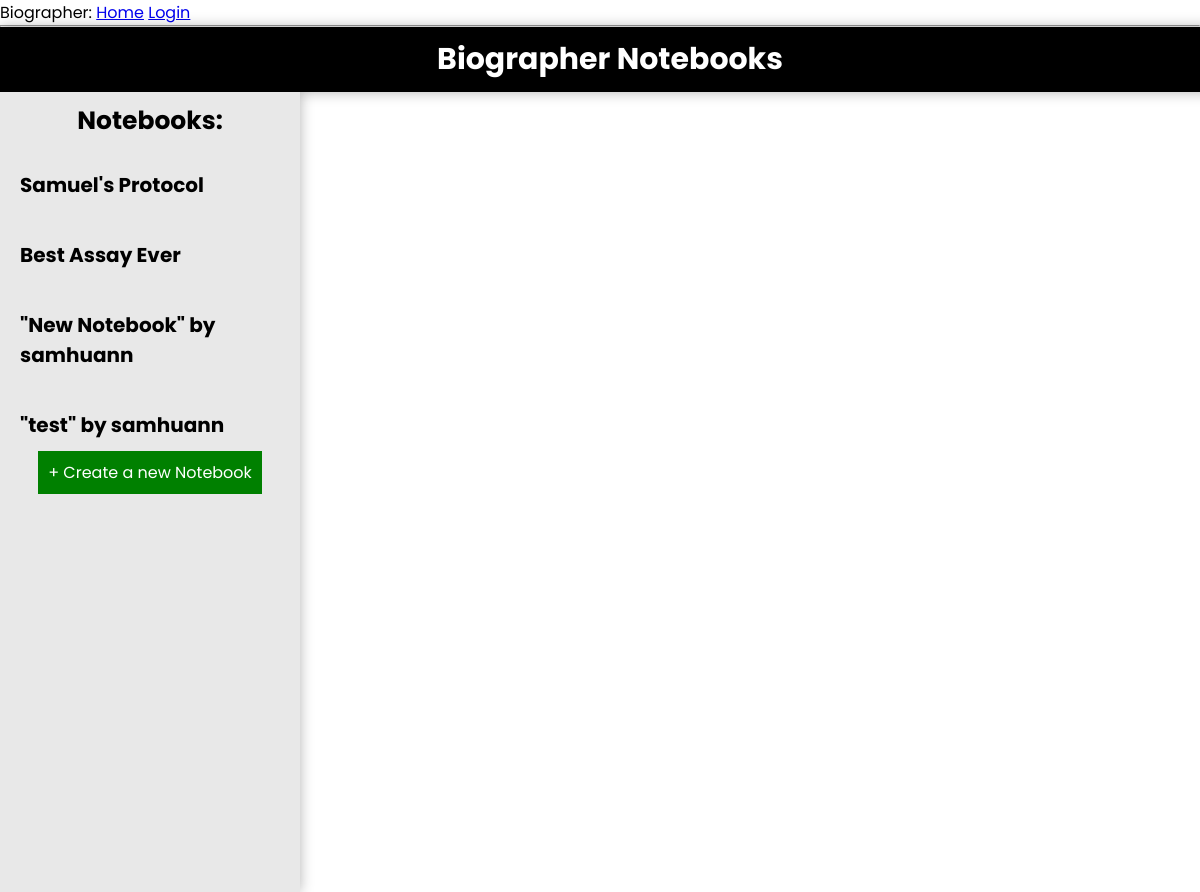
The app's page /notes-home with its own data.
### app/notes/routes.py (models this page shows)
class Notebook(db.Model):
    id = db.Column(db.Integer, primary_key=True)
    name = db.Column(db.String(100), default="My Notebook")
    password = db.Column(db.String(100), default=None)
    last_modified = db.Column(db.DateTime, default=datetime.datetime.today())

### app/notes/routes.py (the view)
@bp.route("/notes-home", methods=["GET", "POST"])
def home():
    db.create_all()
    all_notebooks = Notebook.query.all()
    length = len(all_notebooks)
    i = 0
    while i < length:
        auth.append(False)
        i += 1
    for i in all_notebooks:
        auth.append(False)
    if not all_notebooks:
        notebook_available = False
    else:
        notebook_available = True
    return render_template("tools/notes/index.html", notebooks=all_notebooks, notebook_available=notebook_available)

### app/main/routes.py (called while the page is built)
@bp.before_app_request
def before_request():
    if current_user.is_authenticated:
        current_user.last_seen = datetime.now(timezone.utc)
        db.session.commit()

### app/templates/tools/notes/index.html (shortened to what this page needs)
{% extends "tools/notes/base.html" %}
{% block side %}
<h1>Notebooks:</h1>
{%for notebook in notebooks%}
<div class="notebook" id="{{notebook.id}}">
    <a href="/notebooks/{{notebook.id}}" class="a">
        <h1 class="notebook-h1">{{notebook.name}}</h1>
    </a>
</div>
{% endfor %}
<a href="/notebook/create" class="buttonlike">+ Create a new Notebook</a>
{% endblock %}

### app/static/css/notes.css (style rules this page uses)
* { margin: 0; padding: 0; }
:root { --main-color:black; --main-text-color:white; --accent-color:#e8e8e8; --accent-text-color:black; --box-shadow: 0 0 13px rgba(0, 0, 0, 0.30); --box-shadow-light: 0 0 13px rgba(0, 0, 0, 0.075); --note-font: Arial, Helvetica, sans-serif; --note-color:black; }
body { display: flex; flex-direction: column; max-width: 100vw; width: 100vw; min-height: 100vh; word-wrap: break-word; overflow-x: hidden; font-family: "Poppins", Helvetica, sans-serif; }
.main *, .sidebar * { padding: 10px; }
.main h1, .sidebar h1 { font-size: 25px; }
.a, .contextmenu a { font-family: "Poppins", Helvetica, sans-serif; padding: 0; text-align: left; text-decoration: none; color: black; background: none; }
.notebook a h1, .note a h1 { font-size: 20px; }
.buttonlike { background-color: green; text-decoration: none; color: white; }

### records on screen
Notebook: name "Samuel's Protocol"
Notebook: name "Best Assay Ever"
Notebook: name "\"New Notebook\" by samhuann"
Notebook: name "\"test\" by samhuann"
